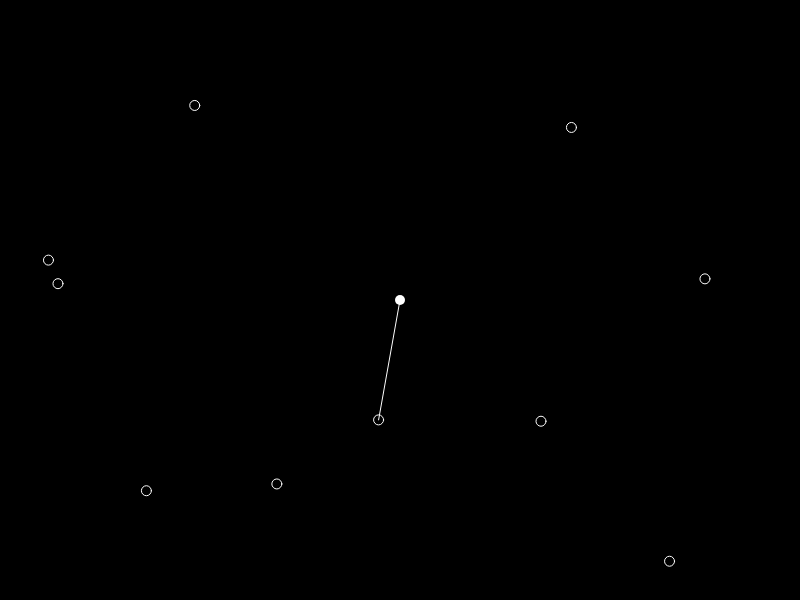
Frame 1 (no input)
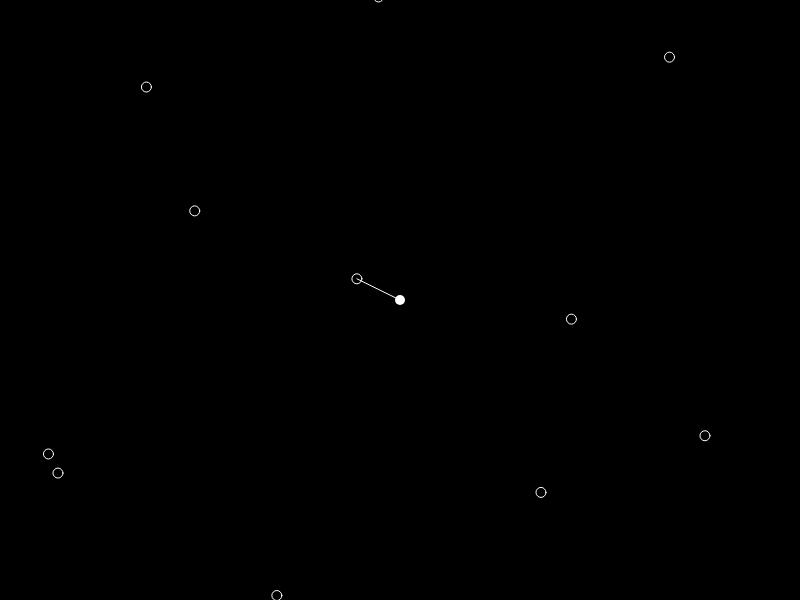
Frame 60 (no input)
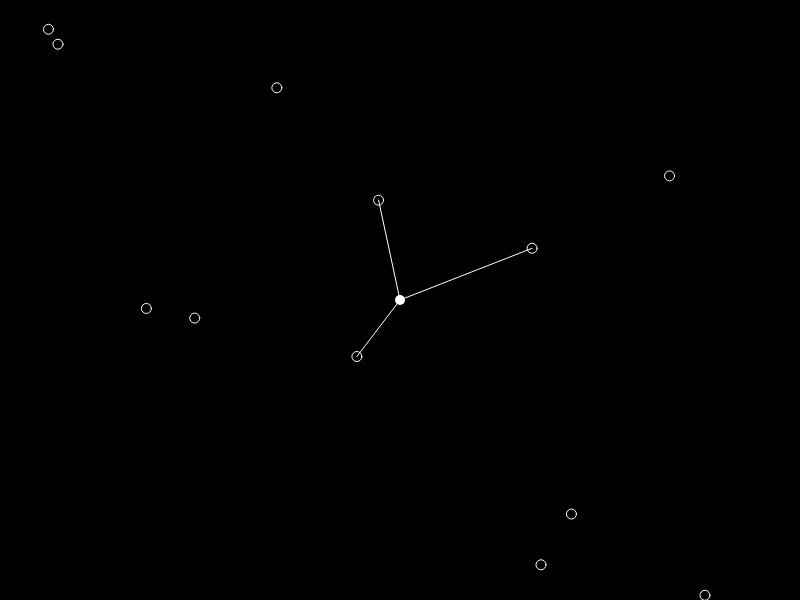
Frame 120 (the mouse pressed at the canvas centre since frame 60)

The p5.js sketch that drew these frames (run headless with seeded random() and noise() and a simulated clock; from frame 60 on, the mouse is pressed at the canvas centre):

// p5.js sketch
// ── sketch.js
let w = 500;
let h = 1000;
let boxw;
const maxParticles  = 300;
let particlesCount = 10;
let direction = 1;
let speed = 3;
const particles = new Array(maxParticles);
let agent;
let agentRadius = 150;

// --------------------------------------------
function setup() {
  w = displayWidth;
  h = displayHeight;
  
  createCanvas(w, h);

  agent = new Agent();

  for (let p=0; p<maxParticles; p++) {
    particles[p] = new Particle(p, createVector(random(w), random(h)), random(speed)+1);
  }
}


function draw() {
  background(0);
  update();

  if (particlesCount == maxParticles || particlesCount == 9) {
    direction *= -1;
  }
  
  if (frameCount % 50 == 0) {
    console.log(particlesCount);
    particlesCount += direction;
  }
  
  

  for (let p=0; p<particlesCount; p++) {
    particles[p].draw();
  }

  agent.draw();

}

function update() {
  for (let p=0; p<particlesCount; p++) {
    particles[p].update();
  }
}


// --------------------------------------------
class Agent {
  pos = createVector(width/2, height/2);

  draw() {
    fill(255);
    noStroke();

    ellipse(this.pos.x, this.pos.y, 10, 10);

    stroke(255);
    for (let p=0; p<particlesCount; p++) {
      let dist = this.pos.dist(particles[p].pos);
      if (dist <= agentRadius) {
        line(this.pos.x, this.pos.y, particles[p].pos.x, particles[p].pos.y);
      }
    }

  }
}

// --------------------------------------------
class Particle {  
  id = 0;
  pos = 0;
  speed = 0;

  constructor(_id, _pos, _speed) {
    this.id = _id;
    this.pos = _pos;
    this.speed = _speed;
  }

  update() {
    this.pos.y += this.speed;
    // this.pos.x += random(-5,5);

    if (this.pos.y > height)  this.pos.y = -20;
  }

  draw() {
    // fill(255);
    fill(0);
    stroke(255);
    ellipse(this.pos.x, this.pos.y, 10, 10);
  }
  
}
